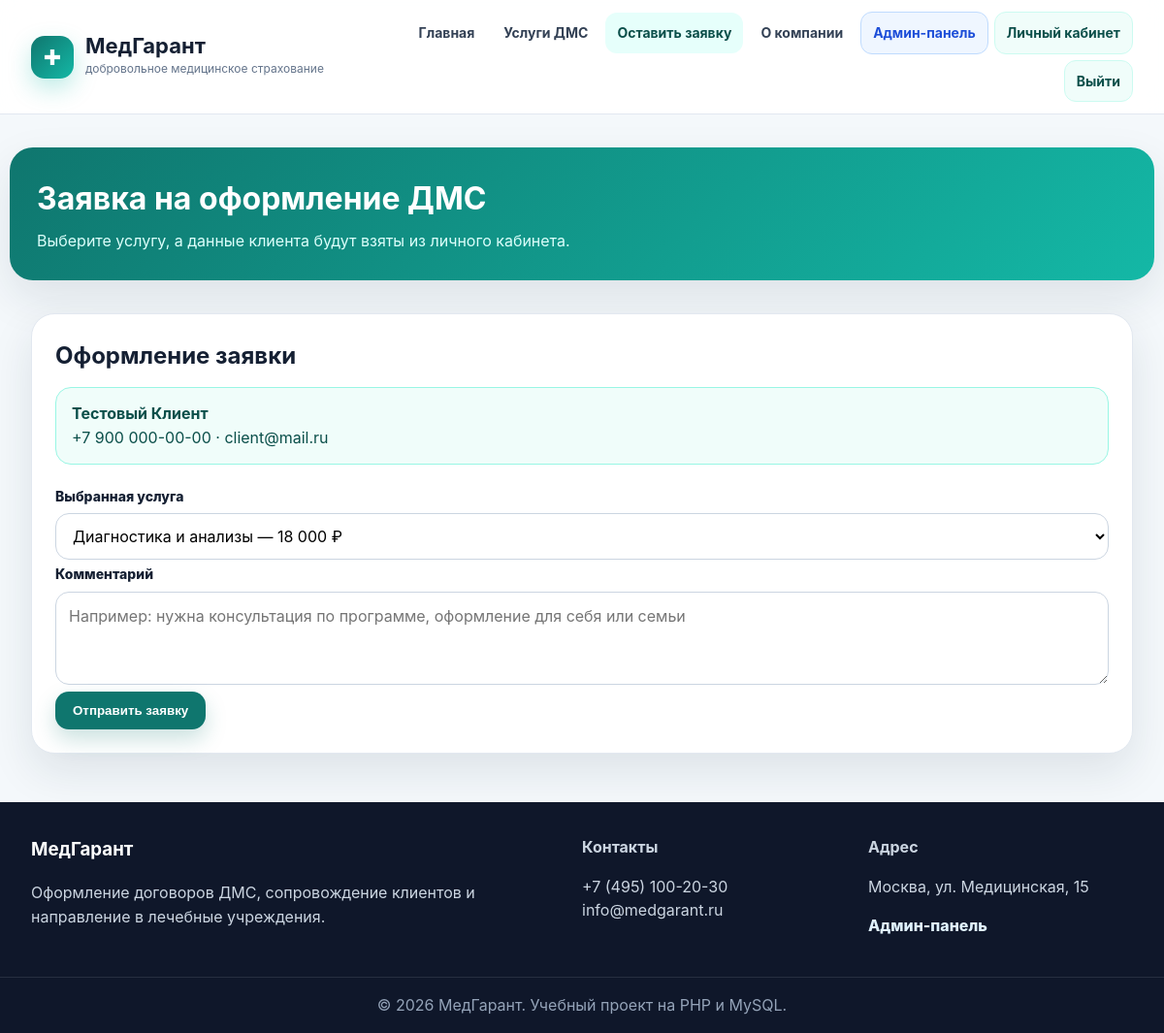
Screenshot of /application.php (signed in) with the database file from the repository.
### tables this page shows
CREATE TABLE client_users (
  id INT AUTO_INCREMENT PRIMARY KEY,
  full_name VARCHAR(150) NOT NULL,
  phone VARCHAR(50) NOT NULL,
  email VARCHAR(120) NOT NULL UNIQUE,
  password_hash VARCHAR(255) NOT NULL,
  birth_date DATE NULL,
  created_at TIMESTAMP DEFAULT CURRENT_TIMESTAMP
);

### includes/functions.php (called while the page is built, shortened)
<?php
function e($value) {
    return htmlspecialchars((string)$value, ENT_QUOTES, 'UTF-8');
}
?>

### application.php (the view, shortened to what this page needs)
<?php
require 'config/db.php';
$service_id = isset($_GET['service_id']) ? (int)$_GET['service_id'] : 0;
$stmt = $pdo->prepare('SELECT * FROM client_users WHERE id=?');
$stmt->execute([$_SESSION['client_user_id']]);
$user = $stmt->fetch();
$services = $pdo->query('SELECT * FROM services WHERE is_active=1 ORDER BY price')->fetchAll();
include 'includes/header.php';
?>
<section class="page-hero container"><div class="page-title"><h1>Заявка на оформление ДМС</h1><p>Выберите услугу, а данные клиента будут взяты из личного кабинета.</p></div></section>
<section class="container">
<form method="post" class="form">
    <h2>Оформление заявки</h2>
    <div class="client-note"><b><?= e($user['full_name']) ?></b><br><?= e($user['phone']) ?> · <?= e($user['email']) ?></div>
    <div class="form-row single">
        <div><label>Выбранная услуга</label><select name="service_id" required><?php foreach($services as $s): ?><option value="<?= $s['id'] ?>" <?= $service_id === (int)$s['id'] ? 'selected' : '' ?>><?= e($s['name']) ?> — <?= number_format($s['price'],0,',',' ') ?> ₽</option><?php endforeach; ?></select></div>
    </div>
    <label>Комментарий</label>
    <textarea name="comment" placeholder="Например: нужна консультация по программе, оформление для себя или семьи"></textarea>
    <br><button class="btn" type="submit">Отправить заявку</button>
</form>
</section>
<?php include 'includes/footer.php'; ?>

### assets/style.css (style rules this page uses)
:root { --primary:#0f766e;--primary-dark:#0b4f4a;--accent:#14b8a6;--bg:#f4f8fb;--text:#152033;--muted:#64748b;--card:#fff;--border:#e2e8f0;--danger:#dc2626;--shadow:0 18px 45px rgba(15,35,60,.10) }
* { box-sizing:border-box }
body { margin:0;font-family:Inter,Arial,sans-serif;background:var(--bg);color:var(--text);line-height:1.55 }
.container { max-width:1180px;margin:0 auto;padding:0 22px }
.btn { display:inline-flex;align-items:center;justify-content:center;gap:8px;background:var(--primary);color:white;border:0;border-radius:14px;padding:12px 18px;font-weight:800;text-decoration:none;cursor:pointer;box-shadow:0 10px 22px rgba(15,118,110,.22) }
.hero-card,.card,.form,.table-wrap { background:var(--card);border:1px solid var(--border);border-radius:24px;box-shadow:var(--shadow) }
.section-title h2,.page-title h1 { margin:0;font-size:32px }
.section-title p,.page-title p { color:var(--muted);margin:6px 0 0 }
.page-hero { padding:34px 0 12px }
.page-title { background:linear-gradient(135deg,#0f766e,#14b8a6);color:white;border-radius:24px;padding:28px;box-shadow:var(--shadow) }
.page-title p { color:#dcfffb }
.form { padding:24px;margin:22px 0 }
.form h2 { margin:0 0 14px }
.form-row { display:grid;grid-template-columns:repeat(3,1fr);gap:16px }
label { font-weight:800;font-size:14px;margin:4px 0 7px;display:block }
input,select,textarea { width:100%;border:1px solid #cbd5e1;border-radius:14px;padding:12px 13px;background:white;font:inherit }
textarea { min-height:96px }
.form-row.single { grid-template-columns:1fr }
.client-note { background:#f0fdfa;border:1px solid #99f6e4;border-radius:16px;padding:14px 16px;margin:0 0 18px;color:var(--primary-dark) }

### rows the page displays
client_users: full_name "Тестовый Клиент", phone "+7 900 000-00-00", email "client@mail.ru"

### other values shown
$title "Главная"
$title "Услуги ДМС"
$title "Оставить заявку"
$title "О компании"
form field service_id "Диагностика и анализы — 18 000 ₽"
